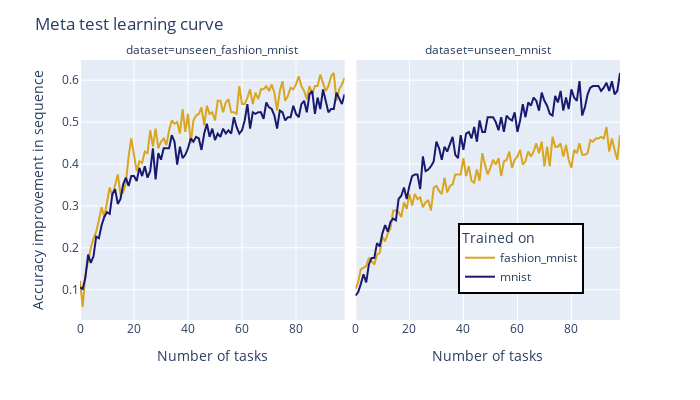

Notebook code cell kept with this figure:
### Code cell
fig = px.line(
    res, y=0, color="trained_on", facet_col="dataset",
    color_discrete_sequence=["goldenrod", "midnightblue"]
)
fig.update_layout(
    legend=dict(
        x=0.70,
        y=0.10,
        bgcolor="white",
        bordercolor="Black",
        borderwidth=2,
        title="Trained on"
    ),
    width=700, height=400, title="Meta test learning curve",
    yaxis=dict(title="Accuracy improvement in sequence"),
)
fig.update_xaxes(title="Number of tasks")
fig.show()

### Figure 1 — Plotly figure (JSON) as saved in the notebook; plotly's stock layout.template omitted (floating-point values rounded to 4 significant figures)
{"data": [{"hovertemplate": "trained_on=fashion_mnist<br>dataset=unseen_fashion_mnist<br>index=%{x}<br>0=%{y}<extra></extra>", "legendgroup": "fashion_mnist", "line": {"color": "goldenrod", "dash": "solid"}, "marker": {"symbol": "circle"}, "mode": "lines", "name": "fashion_mnist", "orientation": "v", "showlegend": true, "type": "scatter", "x": [0, 1, 2, 3, 4, 5, 6, 7, 8, 9, 10, 11, 12, 13, 14, 15, 16, 17, 18, 19, 20, 21, 22, 23, 24, 25, 26, 27, 28, 29, 30, 31, 32, 33, 34, 35, 36, 37, 38, 39, 40, 41, 42, 43, 44, 45, 46, 47, 48, 49, 50, 51, 52, 53, 54, 55, 56, 57, 58, 59, 60, 61, 62, 63, 64, 65, 66, 67, 68, 69, 70, 71, 72, 73, 74, 75, 76, 77, 78, 79, 80, 81, 82, 83, 84, 85, 86, 87, 88, 89, 90, 91, 92, 93, 94, 95, 96, 97, 98], "xaxis": "x", "y": [0.1211, 0.05859, 0.1367, 0.1719, 0.1992, 0.2227, 0.2383, 0.2656, 0.2969, 0.2734, 0.3125, 0.3438, 0.3242, 0.3516, 0.375, 0.3281, 0.332, 0.3555, 0.418, 0.4609, 0.4258, 0.3828, 0.4062, 0.4023, 0.4297, 0.4258, 0.4805, 0.4414, 0.4844, 0.4375, 0.4531, 0.4609, 0.4453, 0.4805, 0.5039, 0.4961, 0.5, 0.4727, 0.5312, 0.4766, 0.5195, 0.4492, 0.5039, 0.5156, 0.5195, 0.5352, 0.4922, 0.5391, 0.5195, 0.5234, 0.5039, 0.5508, 0.5508, 0.5234, 0.5469, 0.5547, 0.5234, 0.5234, 0.5195, 0.5859, 0.543, 0.543, 0.5586, 0.5781, 0.543, 0.5703, 0.5547, 0.5781, 0.5781, 0.5859, 0.5742, 0.5898, 0.5703, 0.5273, 0.5742, 0.5977, 0.5508, 0.5625, 0.582, 0.5781, 0.5898, 0.6094, 0.5859, 0.5742, 0.5547, 0.5859, 0.5664, 0.5859, 0.5859, 0.6133, 0.5938, 0.5742, 0.5859, 0.6094, 0.6172, 0.5508, 0.5781, 0.5898, 0.6055], "yaxis": "y"}, {"hovertemplate": "trained_on=fashion_mnist<br>dataset=unseen_mnist<br>index=%{x}<br>0=%{y}<extra></extra>", "legendgroup": "fashion_mnist", "line": {"color": "goldenrod", "dash": "solid"}, "marker": {"symbol": "circle"}, "mode": "lines", "name": "fashion_mnist", "orientation": "v", "showlegend": false, "type": "scatter", "x": [0, 1, 2, 3, 4, 5, 6, 7, 8, 9, 10, 11, 12, 13, 14, 15, 16, 17, 18, 19, 20, 21, 22, 23, 24, 25, 26, 27, 28, 29, 30, 31, 32, 33, 34, 35, 36, 37, 38, 39, 40, 41, 42, 43, 44, 45, 46, 47, 48, 49, 50, 51, 52, 53, 54, 55, 56, 57, 58, 59, 60, 61, 62, 63, 64, 65, 66, 67, 68, 69, 70, 71, 72, 73, 74, 75, 76, 77, 78, 79, 80, 81, 82, 83, 84, 85, 86, 87, 88, 89, 90, 91, 92, 93, 94, 95, 96, 97, 98], "xaxis": "x2", "y": [0.1016, 0.1172, 0.1484, 0.1523, 0.1562, 0.1758, 0.168, 0.1602, 0.1836, 0.1875, 0.2266, 0.2148, 0.2344, 0.2461, 0.2891, 0.2891, 0.2852, 0.2734, 0.3086, 0.293, 0.3281, 0.3008, 0.3281, 0.3164, 0.3203, 0.2969, 0.3086, 0.3125, 0.2891, 0.3438, 0.3477, 0.3359, 0.3281, 0.3672, 0.332, 0.3477, 0.3516, 0.375, 0.375, 0.375, 0.4141, 0.3711, 0.3945, 0.3594, 0.3555, 0.3867, 0.3594, 0.4258, 0.3984, 0.375, 0.3906, 0.4102, 0.3984, 0.4141, 0.3711, 0.4062, 0.4102, 0.4297, 0.3906, 0.4102, 0.418, 0.4336, 0.3984, 0.4062, 0.4297, 0.418, 0.4297, 0.4492, 0.4258, 0.4531, 0.3945, 0.4414, 0.3945, 0.4648, 0.4414, 0.4414, 0.4492, 0.418, 0.4453, 0.4102, 0.3906, 0.4336, 0.4258, 0.4492, 0.4219, 0.4219, 0.4258, 0.457, 0.4531, 0.4609, 0.4609, 0.4648, 0.4609, 0.4883, 0.4297, 0.4609, 0.4336, 0.4102, 0.4688], "yaxis": "y2"}, {"hovertemplate": "trained_on=mnist<br>dataset=unseen_fashion_mnist<br>index=%{x}<br>0=%{y}<extra></extra>", "legendgroup": "mnist", "line": {"color": "midnightblue", "dash": "solid"}, "marker": {"symbol": "circle"}, "mode": "lines", "name": "mnist", "orientation": "v", "showlegend": true, "type": "scatter", "x": [0, 1, 2, 3, 4, 5, 6, 7, 8, 9, 10, 11, 12, 13, 14, 15, 16, 17, 18, 19, 20, 21, 22, 23, 24, 25, 26, 27, 28, 29, 30, 31, 32, 33, 34, 35, 36, 37, 38, 39, 40, 41, 42, 43, 44, 45, 46, 47, 48, 49, 50, 51, 52, 53, 54, 55, 56, 57, 58, 59, 60, 61, 62, 63, 64, 65, 66, 67, 68, 69, 70, 71, 72, 73, 74, 75, 76, 77, 78, 79, 80, 81, 82, 83, 84, 85, 86, 87, 88, 89, 90, 91, 92, 93, 94, 95, 96, 97, 98], "xaxis": "x", "y": [0.1055, 0.1016, 0.1289, 0.1836, 0.1641, 0.1797, 0.2266, 0.2227, 0.2539, 0.2734, 0.2852, 0.2812, 0.3281, 0.3398, 0.3047, 0.3164, 0.3516, 0.3672, 0.3477, 0.3711, 0.3711, 0.3594, 0.3906, 0.3711, 0.3945, 0.3672, 0.3828, 0.4375, 0.3633, 0.4258, 0.4102, 0.4375, 0.4375, 0.4375, 0.4688, 0.4531, 0.3984, 0.4414, 0.4141, 0.4219, 0.4375, 0.4609, 0.4531, 0.4648, 0.4609, 0.4336, 0.4727, 0.4961, 0.4648, 0.4844, 0.457, 0.4727, 0.4648, 0.4844, 0.4727, 0.4805, 0.4727, 0.5117, 0.4883, 0.4727, 0.4805, 0.5039, 0.543, 0.4844, 0.5234, 0.5195, 0.5234, 0.5234, 0.5078, 0.5469, 0.5352, 0.5312, 0.5156, 0.4844, 0.5273, 0.5234, 0.5039, 0.5117, 0.5117, 0.5391, 0.5195, 0.5117, 0.543, 0.5508, 0.5234, 0.5664, 0.5742, 0.5195, 0.5586, 0.5312, 0.5781, 0.5508, 0.5234, 0.5312, 0.5312, 0.5703, 0.5547, 0.543, 0.5664], "yaxis": "y"}, {"hovertemplate": "trained_on=mnist<br>dataset=unseen_mnist<br>index=%{x}<br>0=%{y}<extra></extra>", "legendgroup": "mnist", "line": {"color": "midnightblue", "dash": "solid"}, "marker": {"symbol": "circle"}, "mode": "lines", "name": "mnist", "orientation": "v", "showlegend": false, "type": "scatter", "x": [0, 1, 2, 3, 4, 5, 6, 7, 8, 9, 10, 11, 12, 13, 14, 15, 16, 17, 18, 19, 20, 21, 22, 23, 24, 25, 26, 27, 28, 29, 30, 31, 32, 33, 34, 35, 36, 37, 38, 39, 40, 41, 42, 43, 44, 45, 46, 47, 48, 49, 50, 51, 52, 53, 54, 55, 56, 57, 58, 59, 60, 61, 62, 63, 64, 65, 66, 67, 68, 69, 70, 71, 72, 73, 74, 75, 76, 77, 78, 79, 80, 81, 82, 83, 84, 85, 86, 87, 88, 89, 90, 91, 92, 93, 94, 95, 96, 97, 98], "xaxis": "x2", "y": [0.08594, 0.09375, 0.1133, 0.1367, 0.1172, 0.1602, 0.1758, 0.1758, 0.2109, 0.2031, 0.2344, 0.2539, 0.2383, 0.2617, 0.2695, 0.2656, 0.3164, 0.3242, 0.3438, 0.3164, 0.3477, 0.3711, 0.375, 0.375, 0.3398, 0.418, 0.3828, 0.3867, 0.3945, 0.4062, 0.4531, 0.4375, 0.4102, 0.4414, 0.4297, 0.4492, 0.4648, 0.4219, 0.4141, 0.4688, 0.4336, 0.4727, 0.4766, 0.4609, 0.4883, 0.4531, 0.5039, 0.4766, 0.4766, 0.5117, 0.5117, 0.5117, 0.5, 0.4805, 0.5117, 0.4766, 0.5156, 0.5078, 0.5039, 0.5234, 0.4766, 0.5039, 0.543, 0.5117, 0.5469, 0.5391, 0.5586, 0.5508, 0.5273, 0.5703, 0.5508, 0.5391, 0.5195, 0.5156, 0.5625, 0.5469, 0.5742, 0.5273, 0.5586, 0.5312, 0.5781, 0.5586, 0.5508, 0.5977, 0.5156, 0.5352, 0.5664, 0.582, 0.5859, 0.5859, 0.5859, 0.5742, 0.582, 0.5938, 0.5742, 0.5977, 0.5664, 0.5742, 0.6172], "yaxis": "y2"}], "layout": {"annotations": [{"font": {}, "showarrow": false, "text": "dataset=unseen_fashion_mnist", "x": 0.245, "xanchor": "center", "xref": "paper", "y": 1, "yanchor": "bottom", "yref": "paper"}, {"font": {}, "showarrow": false, "text": "dataset=unseen_mnist", "x": 0.755, "xanchor": "center", "xref": "paper", "y": 1, "yanchor": "bottom", "yref": "paper"}], "height": 400, "legend": {"bgcolor": "white", "bordercolor": "Black", "borderwidth": 2, "title": {"text": "Trained on"}, "tracegroupgap": 0, "x": 0.7, "y": 0.1}, "margin": {"t": 60}, "title": {"text": "Meta test learning curve"}, "width": 700, "xaxis": {"anchor": "y", "autorange": true, "domain": [0, 0.49], "range": [0, 98], "showspikes": false, "title": {"text": "Number of tasks"}, "type": "linear"}, "xaxis2": {"anchor": "y2", "autorange": true, "domain": [0.51, 1], "matches": "x", "range": [0, 98], "showspikes": false, "title": {"text": "Number of tasks"}, "type": "linear"}, "yaxis": {"anchor": "x", "autorange": true, "domain": [0, 1], "range": [0.02756, 0.6482], "showspikes": false, "title": {"text": "Accuracy improvement in sequence"}, "type": "linear"}, "yaxis2": {"anchor": "x2", "autorange": true, "domain": [0, 1], "matches": "y", "range": [0.02756, 0.6482], "showspikes": false, "showticklabels": false, "type": "linear"}}}
